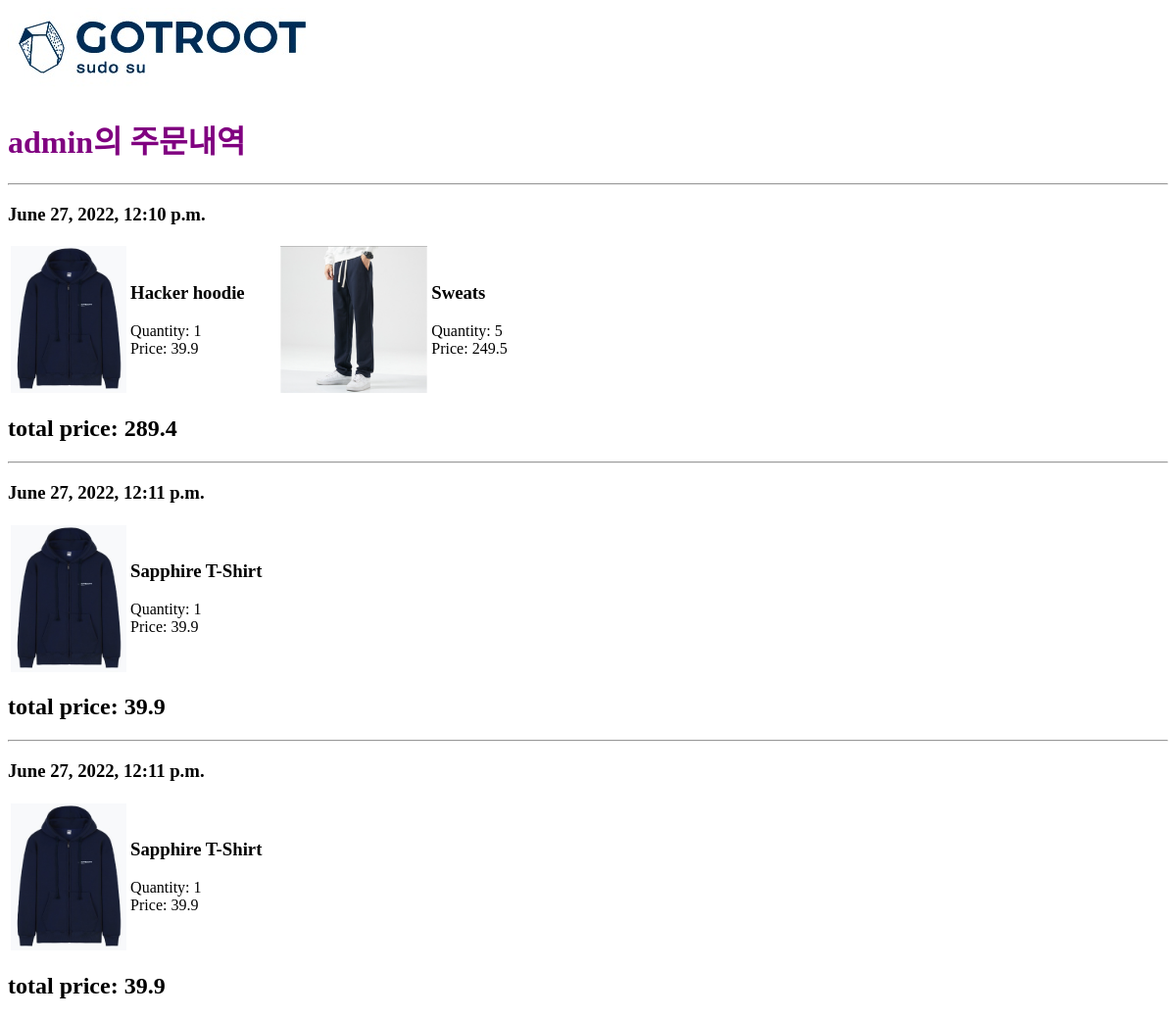
Page /order/ (signed in) on the earlier database version.
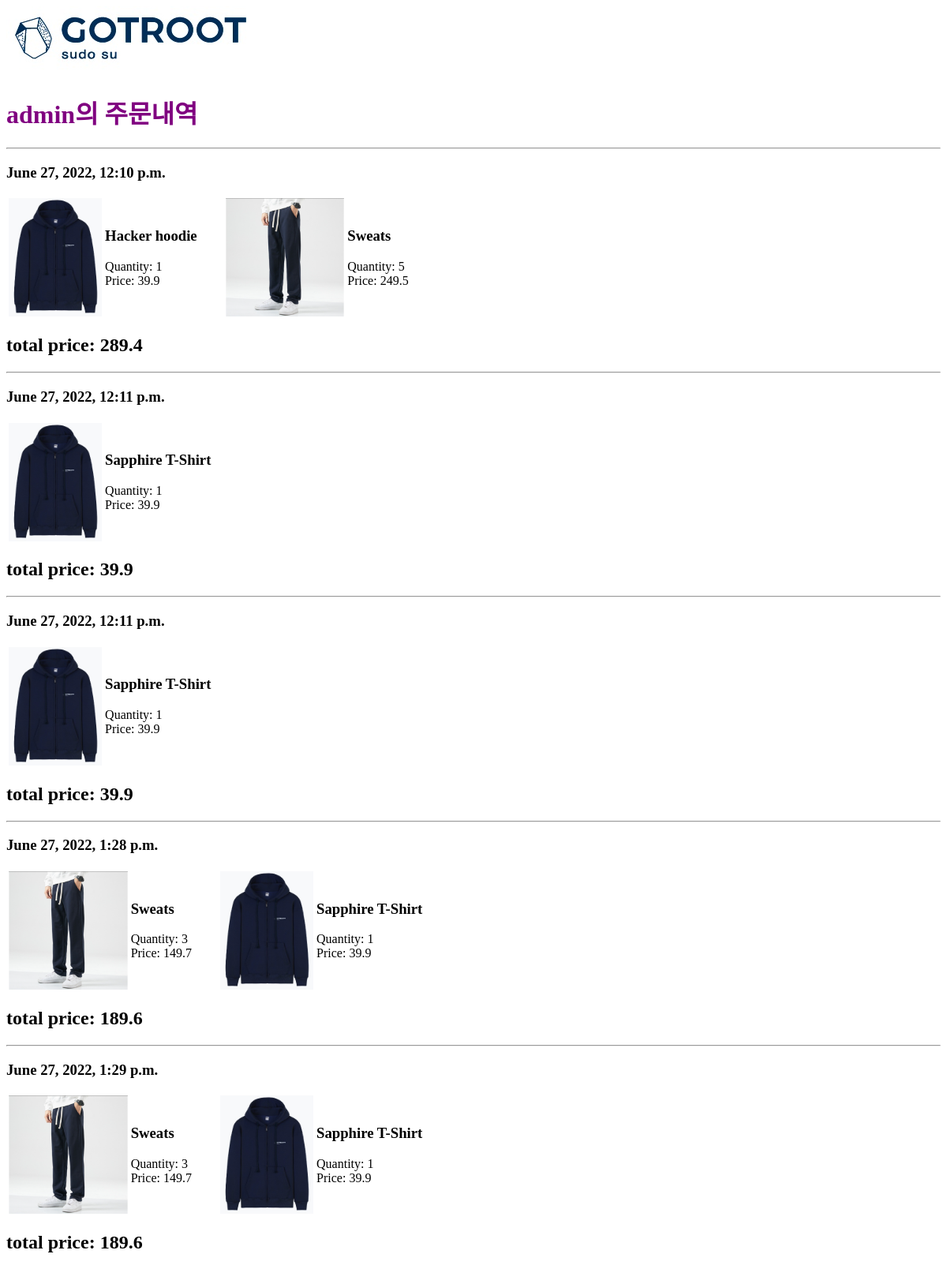
Same page on the later database version.
### order/models.py (models this page shows, shortened)
class Order(models.Model):
    user = models.ForeignKey('user.User', on_delete=models.SET_NULL, null=True)
    date_ordered = models.DateTimeField(auto_now_add=True)
    shipping = models.FloatField(default=3)
    complete = models.BooleanField(default=False)
    @property
    def get_order_total(self):
        orderitems = self.orderitem_set.all()
        total = 0
        for item in orderitems:
            total += item.get_total
        return total
    @property
    def get_order_items(self):
        return self.orderitem_set.filter(order=self)

class OrderItem(models.Model):
    product = models.ForeignKey('shop.Product', on_delete=models.DO_NOTHING, null=True)
    quantity = models.IntegerField(default=0)
    order = models.ForeignKey(Order, on_delete=models.CASCADE, null=True)
    date_added = models.DateTimeField(auto_now_add=True)
    @property
    def get_total(self):
        total = self.product.price * self.quantity
        return total

### shop/models.py (models this page shows, shortened)
class Product(models.Model):
    name = models.CharField(max_length=100)
    content = models.TextField(max_length=1000)
    category = models.ForeignKey(Category, on_delete=models.CASCADE)
    stock = models.PositiveIntegerField()
    price = models.FloatField()
    created_at = models.DateTimeField(auto_now_add=True)
    modified_at = models.DateTimeField(auto_now=True)
    deleted_at = models.DateTimeField(null=True, blank=True)
    @property
    def get_product_image(self):
        try:
            image = self.productimage_set.get(product=self, is_represent=True)
            return image.image.url
        except:
            random_image = choice(ProductImage.objects.filter(product=self))
            return random_image.image.url

class ProductImage(models.Model):
    product = models.ForeignKey(Product, on_delete=models.CASCADE)
    is_represent = models.BooleanField(default=False)
    image = models.ImageField(upload_to=product_image_path)

### order/views.py (the view)
# urls.py: path('', views.index, name='index'),
def index(request):
    orders = Order.objects.filter(user=request.user)
    return render(request, 'order/index.html', {'orders': orders})

### order/templates/order/index.html
{% load static %}
<div class="navbar-header">
    <a class="navbar-brand" href="{% url 'shop:index' %}"><img src="{% static 'images/로고.png' %}"></a>
</div>
<h1 style="color: purple;"> {{ request.user.username }}의 주문내역 </h1>
{% if orders %}
    <div class="col-12 col-sm-12 col-md-12 col-lg-6 text-center">
        {% for order in orders %}
        <hr/><h3>{{ order.date_ordered }}</h3>
        <table class="table my_custom_table">
            <tbody>
                <tr>
                {% for item in order.get_order_items %}
                    <td>
                        <img src="{{ item.product.get_product_image }}" alt="" class="float-left rounded custom_image" style="width: auto; height: 150px;">
                    </td>
                    <td class="text-left">
                        <h3>{{ item.product.name }}</h3>
                        Quantity: {{ item.quantity }}
                        <br>
                        Price: {{ item.get_total|floatformat }}
                    </td>
                    <td></td><td></td><td></td><td></td><td></td><td></td><td></td><td></td>
                {% endfor %}
                </tr>
            </tbody>
        </table>
        <h2>total price: {{ order.get_order_total|floatformat }}</h2>
        {% endfor %}
    </div>
{% else %}
<h3>You don't order</h3>
{% endif %}

Differences in the rows shown:
added Order: date_ordered "June 27, 2022, 1:28 p.m.", get_order_total "189.6"
added OrderItem: product.get_product_image (picture), product.name "Sweats", quantity "3", get_total "149.7", shown under "June 27, 2022, 1:28 p.m."
added OrderItem: product.get_product_image (picture), product.name "Sapphire T-Shirt", quantity "1", get_total "39.9", shown under "June 27, 2022, 1:28 p.m."
added Order: date_ordered "June 27, 2022, 1:29 p.m.", get_order_total "189.6"
added OrderItem: product.get_product_image (picture), product.name "Sweats", quantity "3", get_total "149.7", shown under "June 27, 2022, 1:29 p.m."
added OrderItem: product.get_product_image (picture), product.name "Sapphire T-Shirt", quantity "1", get_total "39.9", shown under "June 27, 2022, 1:29 p.m."
